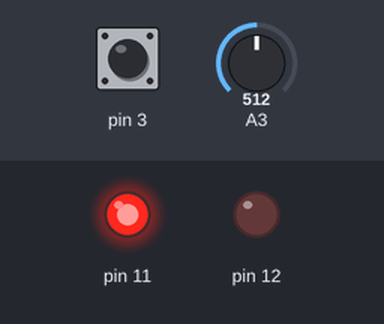
A sketch run on a simulated Arduino Uno, built with avr-gcc and run on an emulated ATmega328P. Parts: output pins drawn as LEDs (lit = HIGH). Dashed ring = blinking. The inputs (shaded band) are chosen by the test bench; at power-on: A3 = 512, pin 3 LOW. What the sketch prints to the serial monitor is not drawn.

Above: at 1.2 s.
1.3 s: A3 set to 806
4.3 s: A3 set to 827
At 5.44 s:
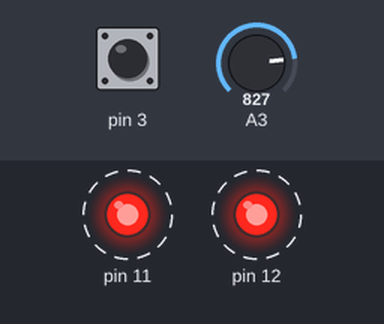
7.3 s: pin 3 driven HIGH
8.8 s: pin 3 pulsed LOW 2 times (0.12 s each, 0.3 s apart)
At 10.5 s:
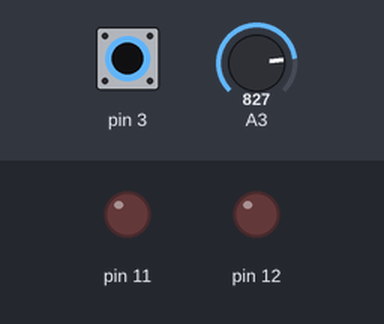
11.8 s: pin 3 pulsed LOW 5 times (0.12 s each, 0.3 s apart)
At 15.06 s:
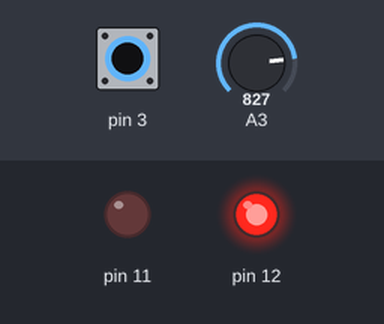
Timing chart, 0 to 15.8 s (numbered marks = the images above; inputs shaded):
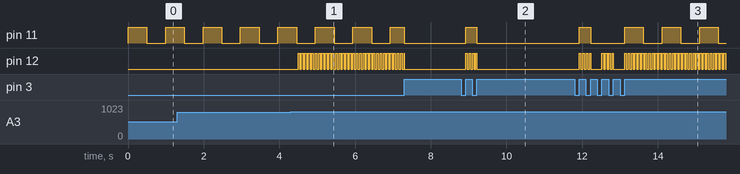

Measured:
- the behaviour switches between 819 and 820 on A3 (found by bisection; images 0 and 1)
- after the input at 4.3 s, pin 12: alternates HIGH for 0.05 s and LOW for 0.05 s, starting after 0.19 s
- after the input at 8.8 s, pin 11: LOW → HIGH after 0.12 s, → LOW 0.30 s later; pin 12: alternates HIGH for 0.05 s and LOW for 0.05 s, 8 changes in all, then stays LOW, starting after 0.12 s
- after the input at 11.8 s, pin 11: LOW → HIGH after 0.12 s, → LOW 0.30 s later, → HIGH 0.90 s later, → LOW 0.50 s later, … (8 changes in this stretch)
- by itself, pin 11: alternates HIGH for 0.50 s and LOW for 0.50 s

The sketch:

arduino.ino
```cpp
#include <Arduino_FreeRTOS.h>
#include <semphr.h>


// config
int ALARM_THRESHOLD = 80.0 / 100.0 * 1024;
int READ_INTERVAL = 200;
int SEND_INTERVAL = 3000;
int RECEIVE_MSG_INTERVAL = 200;
int INTERRUPT_INTERVAL = 100;

// tipos de mensajes
char READ_ON = 'Y';
char READ_OFF = 'N';
char ALARM_TRIGGERED = 'A';
char FILL = 'X';

// semáforos
SemaphoreHandle_t serialPortMutex;
SemaphoreHandle_t interruptSemaphore;
SemaphoreHandle_t readIlluminationSemaphore;
SemaphoreHandle_t alarmSemaphore;

int illumination = NULL;
bool alarmFiring = false;

// estructura para pasar argumentos a la tarea BlinkLED
typedef struct {
    int LED;
    int period;
    SemaphoreHandle_t semaphore;
} BlinkLEDTaskParams;


// inicialización
void setup() {
    // puerto serial y pines
    Serial.begin(115200);

    pinMode(3, INPUT);
    pinMode(A3, INPUT);
    pinMode(11, OUTPUT);
    pinMode(12, OUTPUT);

    attachInterrupt(digitalPinToInterrupt(3), buttonHandler, RISING);

    // inicializar semáforos
    serialPortMutex = xSemaphoreCreateMutex();
    interruptSemaphore = xSemaphoreCreateBinary();
    readIlluminationSemaphore = xSemaphoreCreateBinary();
    alarmSemaphore = xSemaphoreCreateBinary();

    xSemaphoreGive(readIlluminationSemaphore);

    // tareas para lectura y envío de luminosidad, y manejo del botón
    xTaskCreate(TaskReadIllumination, "ReadIllumination", 96, NULL, 1, NULL);
    xTaskCreate(TaskSendIllumination, "SendIllumination", 96, NULL, 1, NULL);
    xTaskCreate(TaskHandleButtonPress, "HandleButton", 96, NULL, 2, NULL);

    // tareas para parpadeo de LEDs de lectura y alarma
    static BlinkLEDTaskParams readLED = {11, 1000, readIlluminationSemaphore};
    static BlinkLEDTaskParams alarmLED = {12, 100, alarmSemaphore};
    xTaskCreate(TaskBlinkLED, "BlinkReadLED", 72, &readLED, 1, NULL);
    xTaskCreate(TaskBlinkLED, "BlinkAlarmLED", 72, &alarmLED, 1, NULL);

    // tarea para leer el puerto serial
    xTaskCreate(TaskReadMessages, "ReadMessages", 96, NULL, 1, NULL);
}

void loop() { }


// ---------------------------------------------- //
// ------------------- TAREAS ------------------- //
// ---------------------------------------------- //


// lectura del sensor de iluminación
void TaskReadIllumination(void *pvParameters) {
    for(;;) {
        if (xSemaphoreTake(readIlluminationSemaphore, portMAX_DELAY) == pdTRUE) {
            xSemaphoreGive(readIlluminationSemaphore);

            illumination = analogRead(A3);

            if (illumination > ALARM_THRESHOLD && !alarmFiring) {
                alarmFiring = true;
                xSemaphoreGive(alarmSemaphore);
                sendMessage(ALARM_TRIGGERED);
            }

            vTaskDelay(pdMS_TO_TICKS(READ_INTERVAL));
        }
    }
}

// enviar dato de iluminación por puerto serial
void TaskSendIllumination(void *pvParameters) {
    for(;;) {
        if (xSemaphoreTake(readIlluminationSemaphore, portMAX_DELAY) == pdTRUE) {
            xSemaphoreGive(readIlluminationSemaphore);
            sendInt(illumination);
            vTaskDelay(pdMS_TO_TICKS(SEND_INTERVAL));
        }
    }
}

void TaskReadMessages(void *pvParameters) {
    for(;;) {
        if (Serial.available()) {
            byte msg;
            if (xSemaphoreTake(serialPortMutex, portMAX_DELAY) == pdTRUE) {
                msg = Serial.read();
                xSemaphoreGive(serialPortMutex);
            }
            if (msg == READ_ON)
                turnOn();
            else if (msg == READ_OFF)
                turnOff();
        }
        vTaskDelay(pdMS_TO_TICKS(RECEIVE_MSG_INTERVAL));
    }
}

// control del botón: activa y desactiva lectura
void TaskHandleButtonPress(void *pvParameters) {
    for(;;) {
        if (xSemaphoreTake(interruptSemaphore, portMAX_DELAY) == pdPASS) {
            int isReadingIllumination = uxSemaphoreGetCount(readIlluminationSemaphore);
            if (isReadingIllumination) {
                turnOff();
                sendMessage(READ_OFF);
            } else {
                turnOn();
                sendMessage(READ_ON);
            }
        }
        vTaskDelay(pdMS_TO_TICKS(INTERRUPT_INTERVAL));
    }
}

void turnOn() {
    xSemaphoreGive(readIlluminationSemaphore);
}

void turnOff() {
    xSemaphoreTake(readIlluminationSemaphore, 5);
    xSemaphoreTake(alarmSemaphore, 5);
    digitalWrite(11, LOW);
    digitalWrite(12, LOW);
    alarmFiring = false;
}

// control del parpadeo de un LED
void TaskBlinkLED(void *pvParameters) {
    BlinkLEDTaskParams *params = (BlinkLEDTaskParams*) pvParameters;

    for(;;) {
        if (xSemaphoreTake(params->semaphore, portMAX_DELAY) == pdTRUE) {
            xSemaphoreGive(params->semaphore);
            digitalWrite(params->LED, HIGH);
            vTaskDelay(pdMS_TO_TICKS(params->period/2));
            digitalWrite(params->LED, LOW);
            vTaskDelay(pdMS_TO_TICKS(params->period/2));
        }
    }
}


// ------------------- AUX -------------------- //

void sendInt(int value) {
    byte highByte = value >> 8;
    byte lowByte = value & 0xFF;

    if (xSemaphoreTake(serialPortMutex, portMAX_DELAY) == pdTRUE) {
        Serial.write(highByte);
        Serial.write(lowByte);
        xSemaphoreGive(serialPortMutex);
    }
}

void sendMessage(char message) {
    sendInt(256 * message + FILL);
}

void buttonHandler() {
    xSemaphoreGiveFromISR(interruptSemaphore, NULL);
}
```
